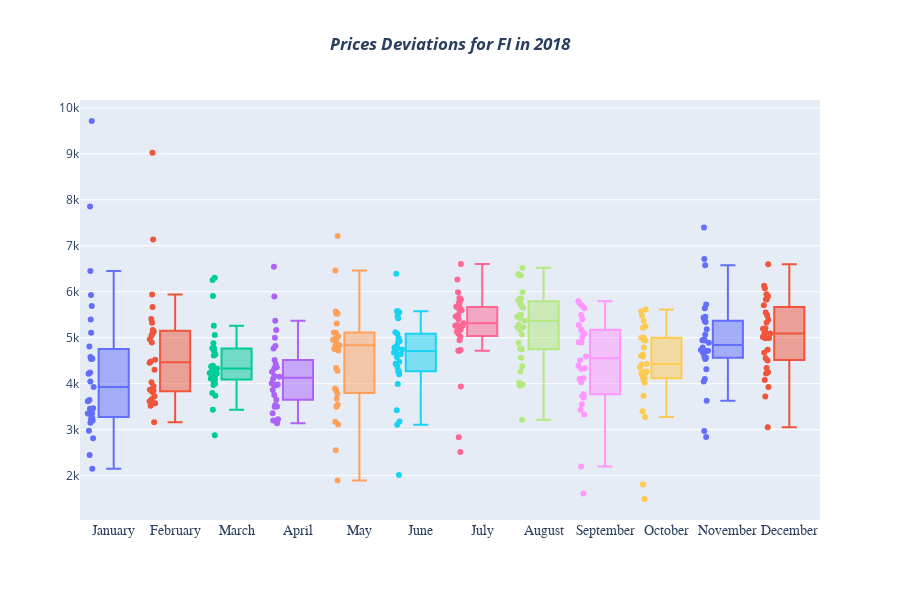

The notebook cell this image was saved under:
### Code cell
year = 2018
location = 'FI'

fig2 = go.Figure()
temp_df = daily_df.loc[str(year)][location]
month_names = ['January', 'February', 'March', 'April', 'May', 'June', 'July', 'August', 'September', 'October', 'November', 'December']

for month in month_names:
    fig2.add_trace(go.Box(
        y=temp_df.loc[temp_df.index.month_name()==month].to_numpy(),
        name=month,
        boxpoints='all', showlegend=False
    ))

fig2.update_layout(title_text=f"<b><i>Prices Deviations for {location} in {year}</b></i>", title_x=0.5, height=600,)
fig2.update_xaxes(tickfont_size=14, tickfont_family='Droid Sans Mono',)

iplot(fig2, filename='funnel plot')
